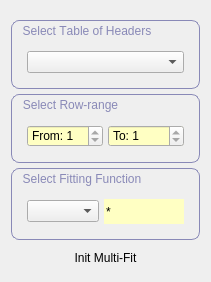
     <widget class="QWidget" name="TabPageFitting">
      <attribute name="title">
       <string>Multi-Fitting</string>
      </attribute>
      <layout class="QVBoxLayout" name="verticalLayout_4">
       <property name="spacing">
        <number>0</number>
       </property>
       <property name="topMargin">
        <number>20</number>
       </property>
       <item>
        <widget class="QGroupBox" name="toolBox_2">
         <property name="sizePolicy">
          <sizepolicy hsizetype="Expanding" vsizetype="Minimum">
           <horstretch>0</horstretch>
           <verstretch>0</verstretch>
          </sizepolicy>
         </property>
         <property name="minimumSize">
          <size>
           <width>0</width>
           <height>0</height>
          </size>
         </property>
         <property name="maximumSize">
          <size>
           <width>16777215</width>
           <height>104</height>
          </size>
         </property>
         <property name="baseSize">
          <size>
           <width>0</width>
           <height>80</height>
          </size>
         </property>
         <property name="font">
          <font>
           <weight>50</weight>
           <bold>false</bold>
           <underline>false</underline>
           <stylestrategy>PreferDefault</stylestrategy>
           <kerning>false</kerning>
          </font>
         </property>
         <property name="autoFillBackground">
          <bool>false</bool>
         </property>
         <property name="styleSheet">
          <string notr="true"> QGroupBox::title { 
    color: rgb(137, 137, 183);
    background-color: transparent;
    subcontrol-position: top left; /* position at the top left*/ 
    padding:4px 10px;
   border-radius: 8px;
 } 
QGroupBox {border: 1px solid rgb(137, 137, 183); border-radius: 8px;}

</string>
         </property>
         <property name="inputMethodHints">
          <set>Qt::ImhNone</set>
         </property>
         <property name="title">
          <string>Select Table of Headers</string>
         </property>
         <property name="flat">
          <bool>true</bool>
         </property>
         <property name="checkable">
          <bool>false</bool>
         </property>
         <property name="checked">
          <bool>false</bool>
         </property>
         <layout class="QHBoxLayout" name="horizontalLayout_21">
          <property name="spacing">
           <number>5</number>
          </property>
          <property name="leftMargin">
           <number>15</number>
          </property>
          <property name="topMargin">
           <number>30</number>
          </property>
          <property name="rightMargin">
           <number>15</number>
          </property>
          <property name="bottomMargin">
           <number>15</number>
          </property>
          <item>
           <widget class="QComboBox" name="comboBoxHeaderTables"/>
          </item>
         </layout>
        </widget>
       </item>
       <item>
        <spacer name="verticalSpacer_4">
         <property name="orientation">
          <enum>Qt::Vertical</enum>
         </property>
         <property name="sizeType">
          <enum>QSizePolicy::Fixed</enum>
         </property>
         <property name="sizeHint" stdset="0">
          <size>
           <width>5</width>
           <height>5</height>
          </size>
         </property>
        </spacer>
       </item>
       <item>
        <widget class="QGroupBox" name="buttonGroupRemove_2">
         <property name="sizePolicy">
          <sizepolicy hsizetype="Expanding" vsizetype="Minimum">
           <horstretch>0</horstretch>
           <verstretch>0</verstretch>
          </sizepolicy>
         </property>
         <property name="minimumSize">
          <size>
           <width>0</width>
           <height>0</height>
          </size>
         </property>
         <property name="maximumSize">
          <size>
           <width>16777215</width>
           <height>104</height>
          </size>
         </property>
         <property name="baseSize">
          <size>
           <width>0</width>
           <height>80</height>
          </size>
         </property>
         <property name="font">
          <font>
           <weight>50</weight>
           <bold>false</bold>
           <underline>false</underline>
           <stylestrategy>PreferDefault</stylestrategy>
           <kerning>false</kerning>
          </font>
         </property>
         <property name="autoFillBackground">
          <bool>false</bool>
         </property>
         <property name="styleSheet">
          <string notr="true"> QGroupBox::title { 
    color: rgb(137, 137, 183);
    background-color: transparent;
    subcontrol-position: top left; /* position at the top left*/ 
    padding:4px 10px;
   border-radius: 8px;
 } 
QGroupBox {border: 1px solid rgb(137, 137, 183); border-radius: 8px;}

</string>
         </property>
         <property name="inputMethodHints">
          <set>Qt::ImhNone</set>
         </property>
         <property name="title">
          <string>Select Row-range</string>
         </property>
         <property name="flat">
          <bool>true</bool>
         </property>
         <property name="checkable">
          <bool>false</bool>
         </property>
         <property name="checked">
          <bool>false</bool>
         </property>
         <layout class="QHBoxLayout" name="horizontalLayout_20">
          <property name="spacing">
           <number>5</number>
          </property>
          <property name="leftMargin">
           <number>15</number>
          </property>
          <property name="topMargin">
           <number>30</number>
          </property>
          <property name="rightMargin">
           <number>15</number>
          </property>
          <property name="bottomMargin">
           <number>15</number>
          </property>
          <item>
           <widget class="QSpinBox" name="spinBoxFrom">
            <property name="palette">
             <palette>
              <active>
               <colorrole role="Base">
                <brush brushstyle="SolidPattern">
                 <color alpha="255">
                  <red>255</red>
                  <green>255</green>
                  <blue>195</blue>
                 </color>
                </brush>
               </colorrole>
              </active>
              <inactive>
               <colorrole role="Base">
                <brush brushstyle="SolidPattern">
                 <color alpha="255">
                  <red>255</red>
                  <green>255</green>
                  <blue>195</blue>
                 </color>
                </brush>
               </colorrole>
              </inactive>
              <disabled>
               <colorrole role="Base">
                <brush brushstyle="SolidPattern">
                 <color alpha="255">
                  <red>212</red>
                  <green>208</green>
                  <blue>200</blue>
                 </color>
                </brush>
               </colorrole>
              </disabled>
             </palette>
            </property>
            <property name="suffix">
             <string/>
            </property>
            <property name="prefix">
             <string>From: </string>
            </property>
            <property name="minimum">
             <number>1</number>
            </property>
            <property name="maximum">
             <number>1</number>
            </property>
            <property name="value">
             <number>1</number>
            </property>
           </widget>
          </item>
          <item>
           <widget class="QSpinBox" name="spinBoxTo">
            <property name="palette">
             <palette>
              <active>
               <colorrole role="Base">
                <brush brushstyle="SolidPattern">
                 <color alpha="255">
                  <red>255</red>
                  <green>255</green>
                  <blue>195</blue>
                 </color>
                </brush>
               </colorrole>
              </active>
              <inactive>
               <colorrole role="Base">
                <brush brushstyle="SolidPattern">
                 <color alpha="255">
                  <red>255</red>
                  <green>255</green>
                  <blue>195</blue>
                 </color>
                </brush>
               </colorrole>
              </inactive>
              <disabled>
               <colorrole role="Base">
                <brush brushstyle="SolidPattern">
                 <color alpha="255">
                  <red>212</red>
                  <green>208</green>
                  <blue>200</blue>
                 </color>
                </brush>
               </colorrole>
              </disabled>
             </palette>
            </property>
            <property name="prefix">
             <string>To: </string>
            </property>
            <property name="minimum">
             <number>1</number>
            </property>
            <property name="maximum">
             <number>1</number>
            </property>
            <property name="value">
             <number>1</number>
            </property>
           </widget>
          </item>
         </layout>
        </widget>
       </item>
       <item>
        <spacer name="verticalSpacer">
         <property name="orientation">
          <enum>Qt::Vertical</enum>
         </property>
         <property name="sizeType">
          <enum>QSizePolicy::Fixed</enum>
         </property>
         <property name="sizeHint" stdset="0">
          <size>
           <width>5</width>
           <height>5</height>
          </size>
         </property>
        </spacer>
       </item>
       <item>
        <widget class="QGroupBox" name="toolBoxFunctions">
         <property name="sizePolicy">
          <sizepolicy hsizetype="Expanding" vsizetype="Minimum">
           <horstretch>0</horstretch>
           <verstretch>0</verstretch>
          </sizepolicy>
         </property>
         <property name="minimumSize">
          <size>
           <width>0</width>
           <height>0</height>
          </size>
         </property>
         <property name="maximumSize">
          <size>
           <width>16777215</width>
           <height>104</height>
          </size>
         </property>
         <property name="baseSize">
          <size>
           <width>0</width>
           <height>80</height>
          </size>
         </property>
         <property name="font">
          <font>
           <weight>50</weight>
           <bold>false</bold>
           <underline>false</underline>
           <stylestrategy>PreferDefault</stylestrategy>
           <kerning>false</kerning>
          </font>
         </property>
         <property name="autoFillBackground">
          <bool>false</bool>
         </property>
         <property name="styleSheet">
          <string notr="true"> QGroupBox::title { 
    color: rgb(137, 137, 183);
    background-color: transparent;
    subcontrol-position: top left; /* position at the top left*/ 
    padding:4px 10px;
   border-radius: 8px;
 } 
QGroupBox {border: 1px solid rgb(137, 137, 183); border-radius: 8px;}

</string>
         </property>
         <property name="inputMethodHints">
          <set>Qt::ImhNone</set>
         </property>
         <property name="title">
          <string>Select Fitting Function</string>
         </property>
         <property name="flat">
          <bool>true</bool>
         </property>
         <property name="checkable">
          <bool>false</bool>
         </property>
         <property name="checked">
          <bool>false</bool>
         </property>
         <layout class="QHBoxLayout" name="horizontalLayout">
          <property name="spacing">
           <number>5</number>
          </property>
          <property name="leftMargin">
           <number>15</number>
          </property>
          <property name="topMargin">
           <number>30</number>
          </property>
          <property name="rightMargin">
           <number>15</number>
          </property>
          <property name="bottomMargin">
           <number>15</number>
          </property>
          <item>
           <widget class="QComboBox" name="comboBoxFitFunctions"/>
          </item>
          <item>
           <widget class="QLineEdit" name="lineEditFunctionsFilter">
            <property name="enabled">
             <bool>true</bool>
            </property>
            <property name="sizePolicy">
             <sizepolicy hsizetype="Fixed" vsizetype="Fixed">
              <horstretch>0</horstretch>
              <verstretch>0</verstretch>
             </sizepolicy>
            </property>
            <property name="minimumSize">
             <size>
              <width>80</width>
              <height>25</height>
             </size>
            </property>
            <property name="maximumSize">
             <size>
              <width>80</width>
              <height>25</height>
             </size>
            </property>
            <property name="font">
             <font>
              <weight>50</weight>
              <bold>false</bold>
             </font>
            </property>
            <property name="toolTip">
             <string>Output destination for generated ASCII Files</string>
            </property>
            <property name="whatsThis">
             <string>Output destination for generated ASCII Files</string>
            </property>
            <property name="styleSheet">
             <string notr="true">background-color: rgb(255, 255, 195);</string>
            </property>
            <property name="text">
             <string>*</string>
            </property>
            <property name="frame">
             <bool>false</bool>
            </property>
            <property name="readOnly">
             <bool>false</bool>
            </property>
           </widget>
          </item>
         </layout>
        </widget>
       </item>
       <item>
        <spacer name="verticalSpacer_2">
         <property name="orientation">
          <enum>Qt::Vertical</enum>
         </property>
         <property name="sizeType">
          <enum>QSizePolicy::Fixed</enum>
         </property>
         <property name="sizeHint" stdset="0">
          <size>
           <width>5</width>
           <height>5</height>
          </size>
         </property>
        </spacer>
       </item>
       <item>
        <widget class="QToolButton" name="pushButtonStartNSEfit">
         <property name="sizePolicy">
          <sizepolicy hsizetype="Expanding" vsizetype="Fixed">
           <horstretch>0</horstretch>
           <verstretch>0</verstretch>
          </sizepolicy>
         </property>
         <property name="minimumSize">
          <size>
           <width>25</width>
           <height>25</height>
          </size>
         </property>
         <property name="maximumSize">
          <size>
           <width>16777215</width>
           <height>25</height>
          </size>
         </property>
         <property name="baseSize">
          <size>
           <width>0</width>
           <height>25</height>
          </size>
         </property>
         <property name="layoutDirection">
          <enum>Qt::LeftToRight</enum>
         </property>
         <property name="autoFillBackground">
          <bool>false</bool>
         </property>
         <property name="text">
          <string>Init Multi-Fit</string>
         </property>
         <property name="icon">
          <iconset resource="../../icons/icons/icons.qrc">
           <normaloff>:/sans-file.png</normaloff>:/sans-file.png</iconset>
         </property>
         <property name="iconSize">
          <size>
           <width>14</width>
           <height>14</height>
          </size>
         </property>
         <property name="toolButtonStyle">
          <enum>Qt::ToolButtonTextBesideIcon</enum>
         </property>
         <property name="autoRaise">
          <bool>true</bool>
         </property>
        </widget>
       </item>
       <item>
        <spacer name="spacer44">
         <property name="orientation">
          <enum>Qt::Vertical</enum>
         </property>
         <property name="sizeType">
          <enum>QSizePolicy::Expanding</enum>
         </property>
         <property name="sizeHint" stdset="0">
          <size>
           <width>5</width>
           <height>1</height>
          </size>
         </property>
        </spacer>
       </item>
      </layout>
     </widget>
